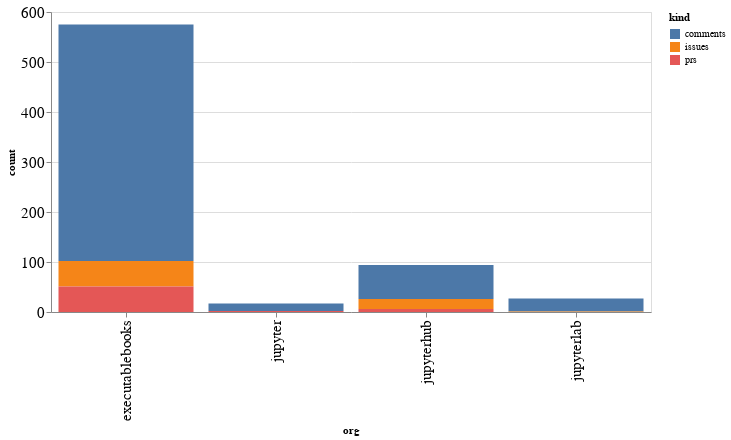

Notebook code for this chart:
### Code cell
alt.Chart(org_summaries, width=600).mark_bar().encode(
    x='org',
    y='count',
    color='kind',
    tooltip="org"
)

### Figure 1 — Vega-Lite specification as saved in the notebook (floating-point values rounded to 4 significant figures)
{"config": {"axisLeft": {"labelFontSize": 15}, "axisBottom": {"labelFontSize": 15}}, "data": {"name": "data-4c14f322114920c96ca8e01923dd73d6"}, "mark": "bar", "encoding": {"color": {"type": "nominal", "field": "kind"}, "tooltip": {"type": "nominal", "field": "org"}, "x": {"type": "nominal", "field": "org"}, "y": {"type": "quantitative", "field": "count"}}, "width": 600, "$schema": "https://vega.github.io/schema/vega-lite/v4.8.1.json", "datasets": {"data-4c14f322114920c96ca8e01923dd73d6": [{"org": "executablebooks", "kind": "comments", "count": 473}, {"org": "executablebooks", "kind": "issues", "count": 51}, {"org": "executablebooks", "kind": "prs", "count": 51}, {"org": "jupyter", "kind": "comments", "count": 15}, {"org": "jupyter", "kind": "prs", "count": 2}, {"org": "jupyterhub", "kind": "comments", "count": 68}, {"org": "jupyterhub", "kind": "issues", "count": 20}, {"org": "jupyterhub", "kind": "prs", "count": 6}, {"org": "jupyterlab", "kind": "comments", "count": 26}, {"org": "jupyterlab", "kind": "issues", "count": 1}]}}
